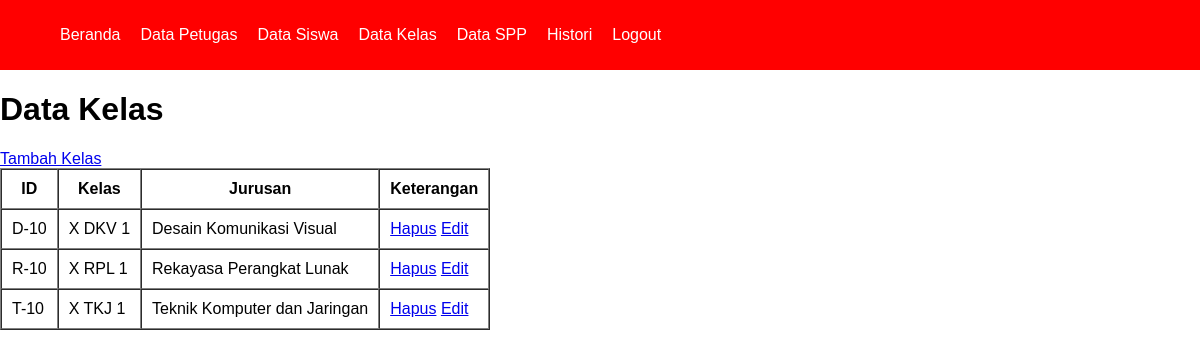
/kelas/kelas.php (signed in), run on the app's committed database.
### tables this page shows
CREATE TABLE `tb_kelas` (
  `id_kelas` varchar(10) NOT NULL,
  `kelas` varchar(10) NOT NULL,
  `jurusan` varchar(100) NOT NULL
);

### kelas/functions_kelas.php (called while the page is built, shortened)
<?php
    $conn =  mysqli_connect("localhost", "root", "", "spp_db");
    function query($query){
        global $conn;
        $result = mysqli_query($conn, $query);
        $rows = [];
        while( $row = mysqli_fetch_assoc($result) ){
            $rows[] = $row;
        }
        return $rows;
    }
?>

### kelas/kelas.php (the view, shortened to what this page needs)
<?php
    require 'functions_kelas.php';
    require '../views/template/navbar.php';
    $kelas = query("SELECT * FROM tb_kelas");
?>
<!DOCTYPE html>
<html lang="en">
<head>
    <link rel="stylesheet" href="../CSS/style.css">
</head>
<body>
    <h1>Data Kelas</h1>
    <a href="create_kelas.php">Tambah Kelas</a>
    <table border="1" cellspacing="0" cellpadding="10">
        <tr>
            <th>ID</th>
            <th>Kelas</th>
            <th>Jurusan</th>
            <th>Keterangan</th>
        </tr>
        <?php foreach($kelas as $row) : ?>
        <tr>
            <td><?= $row["id_kelas"]; ?></td>
            <td><?= $row["kelas"]; ?></td>
            <td><?= $row["jurusan"] ?></td>
            <td>
                <a href="delete_kelas.php?id_kelas=<?= $row["id_kelas"]; ?>">Hapus</a>
                <a href="update_kelas.php?id_kelas=<?= $row["id_kelas"]; ?>">Edit</a>
            </td>
        </tr>
        <?php endforeach; ?>
    </table>
</body>
</html>

### CSS/style.css (style rules this page uses)
html, body { margin: 0; padding: 0; box-sizing: border-box; font-family: 'Gill Sans', 'Gill Sans MT', Calibri, 'Trebuchet MS', sans-serif; overflow-x: hidden; }

### views/template/navbar.php (style rules this page uses)
html, body { margin: 0; padding: 0; box-sizing: border-box; }

### data on the page
tb_kelas: id_kelas "D-10", kelas "X DKV 1", jurusan "Desain Komunikasi Visual"
tb_kelas: id_kelas "R-10", kelas "X RPL 1", jurusan "Rekayasa Perangkat Lunak"
tb_kelas: id_kelas "T-10", kelas "X TKJ 1", jurusan "Teknik Komputer dan Jaringan"
